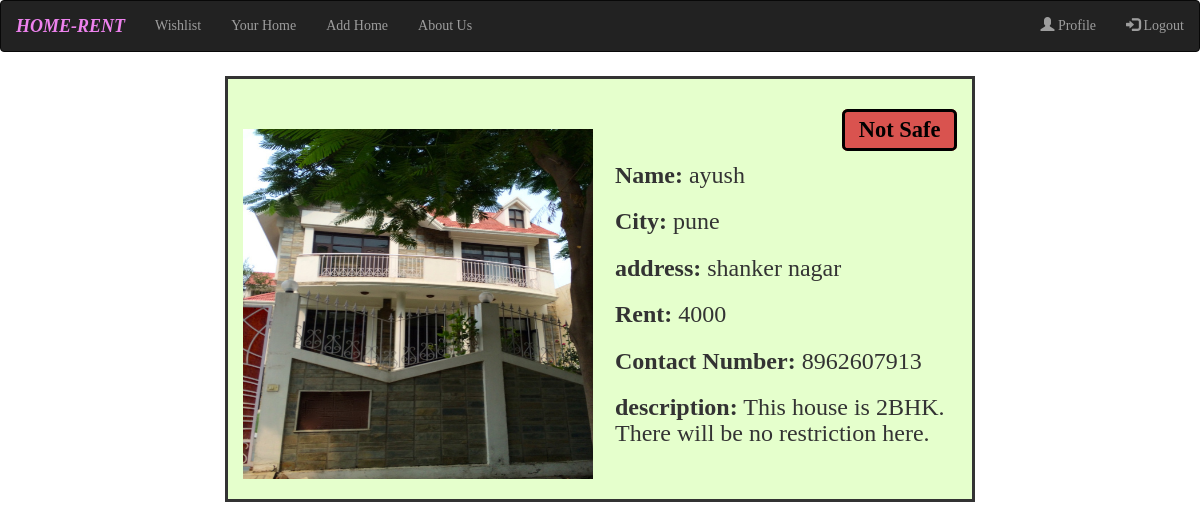
Page /4/ on the committed database.
### homeapp/models.py (models this page shows, shortened)
class Item(models.Model):
    user = models.ForeignKey(User, on_delete=models.CASCADE, related_name="item", null=True)
    city = models.CharField(max_length=50)
    address =models.CharField(max_length=300)
    rent= models.IntegerField(null = True)
    description= models.CharField(max_length=500)
    number=models.IntegerField(null=True)
    picture = models.FileField(blank=True, null=True)
    report =models.IntegerField(default=0)

### homeapp/views.py (the view)
# urls.py: path("<int:home_id>/", views.category_home, name='category_home'),
def category_home(request,home_id):
    home_card = Item.objects.get(id=home_id)
    return render(request,'home_card.html',{'home_card':home_card})

### templates/home_card.html (shortened to what this page needs)
{% extends 'base.html' %}
{% load static %}
{% block body %}
<div class="col" style="margin: 2% 20%;">
  <div class="row" style="border-style: solid; padding: 10px 0 20px 0; background-color: #e5ffcc;">
    <div class="col-xs-12 col-sm-12 col-md-12 col-lg-6" style="margin-top: 40px;">
      <img src="{{home_card.picture.url}}" alt="No Image"style="width:350px; height:350px;">
    </div>
    <div class="col-xs-12 col-sm-12 col-md-12 col-lg-6 abc">
      {% if home_card.report == 2 %}
      <h2 style="text-align: right;"><span class="label label-danger" style=" border-style: solid; color:black">Not Safe</span></h2>
      {% else %}
      <a href="/report/{{home_card.id}}/">
        <p style="text-align: right; font-family: 'Times New Roman', Times, serif;"><button type="button" class="btn btn-primary btn-lg">Report</button></p>
      </a>
      {% endif %}
      <h3><b>Name:</b> {{home_card.user.username}}</h3>
      <h3><b>City:</b> {{home_card.city}}</h3>
      <h3><b>address:</b> {{home_card.address}}</h3>
      <h3><b>Rent:</b> {{home_card.rent}}</h3>
      <h3><b>Contact Number:</b> {{home_card.number}}</h3>
      <h3><b>description:</b> {{home_card.description}}</h3>
    </div>
  </div>
  <br><br>
</div>
{% endblock body %}

### templates/home_card.html (style rules this page uses)
body { background-image: url('https://www.solidbackgrounds.com/images/1920x1080/1920x1080-light-cyan-solid-color-background.jpg'); }
.abc { font-family: 'Times New Roman', Times, serif; }

### templates/base.html (style rules this page uses)
* { font-family: cursive; }

### rows in the picture
Item: picture (picture), user.username "ayush", city "pune", address "shanker nagar", rent "4000", number "8962607913", description "This house is 2BHK. There will be no restriction here."
